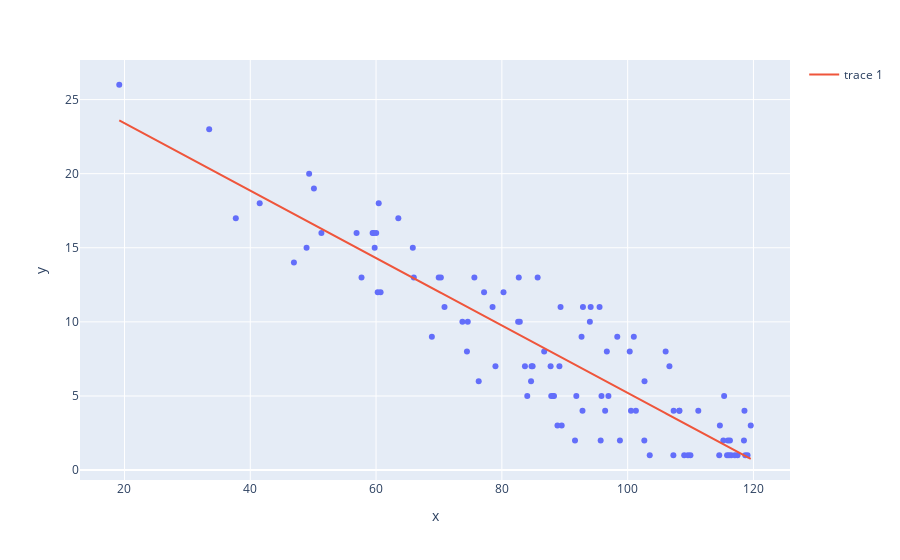

The cell this chart's notebook holds for it:
### Markdown cell above
# Visualizando gráfica dos dados

### Code cell
grafico = pt.scatter(x=x.ravel(), y=y)
grafico.add_scatter(x=x.ravel(), y=previsao)
grafico.show()
